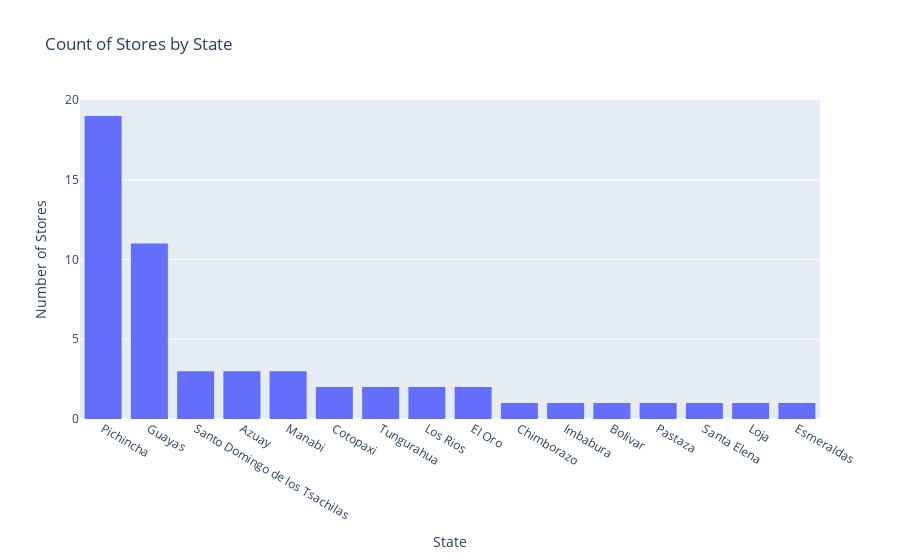

Notebook source saved alongside this figure:
### Code cell
# Count of stores by state
stores_by_state = stores['state'].value_counts().reset_index()

# Plot graph
fig = px.histogram(stores_by_state, x='state', y='count', title='Count of Stores by State')

# Update layout to add x and y axes title
fig.update_layout(yaxis_title='Number of Stores', xaxis_title='State')

# Show
fig.show()

### Figure 1 — Plotly figure (JSON) as saved in the notebook; plotly's stock layout.template omitted (floating-point values rounded to 4 significant figures)
{"data": [{"alignmentgroup": "True", "bingroup": "x", "histfunc": "sum", "hovertemplate": "state=%{x}<br>sum of count=%{y}<extra></extra>", "legendgroup": "", "marker": {"color": "#636efa", "pattern": {"shape": ""}}, "name": "", "offsetgroup": "", "orientation": "v", "showlegend": false, "type": "histogram", "x": ["Pichincha", "Guayas", "Santo Domingo de los Tsachilas", "Azuay", "Manabi", "Cotopaxi", "Tungurahua", "Los Rios", "El Oro", "Chimborazo", "Imbabura", "Bolivar", "Pastaza", "Santa Elena", "Loja", "Esmeraldas"], "xaxis": "x", "y": [19, 11, 3, 3, 3, 2, 2, 2, 2, 1, 1, 1, 1, 1, 1, 1], "yaxis": "y"}], "layout": {"barmode": "relative", "legend": {"tracegroupgap": 0}, "title": {"text": "Count of Stores by State"}, "xaxis": {"anchor": "y", "domain": [0, 1], "title": {"text": "State"}}, "yaxis": {"anchor": "x", "domain": [0, 1], "title": {"text": "Number of Stores"}}}}
